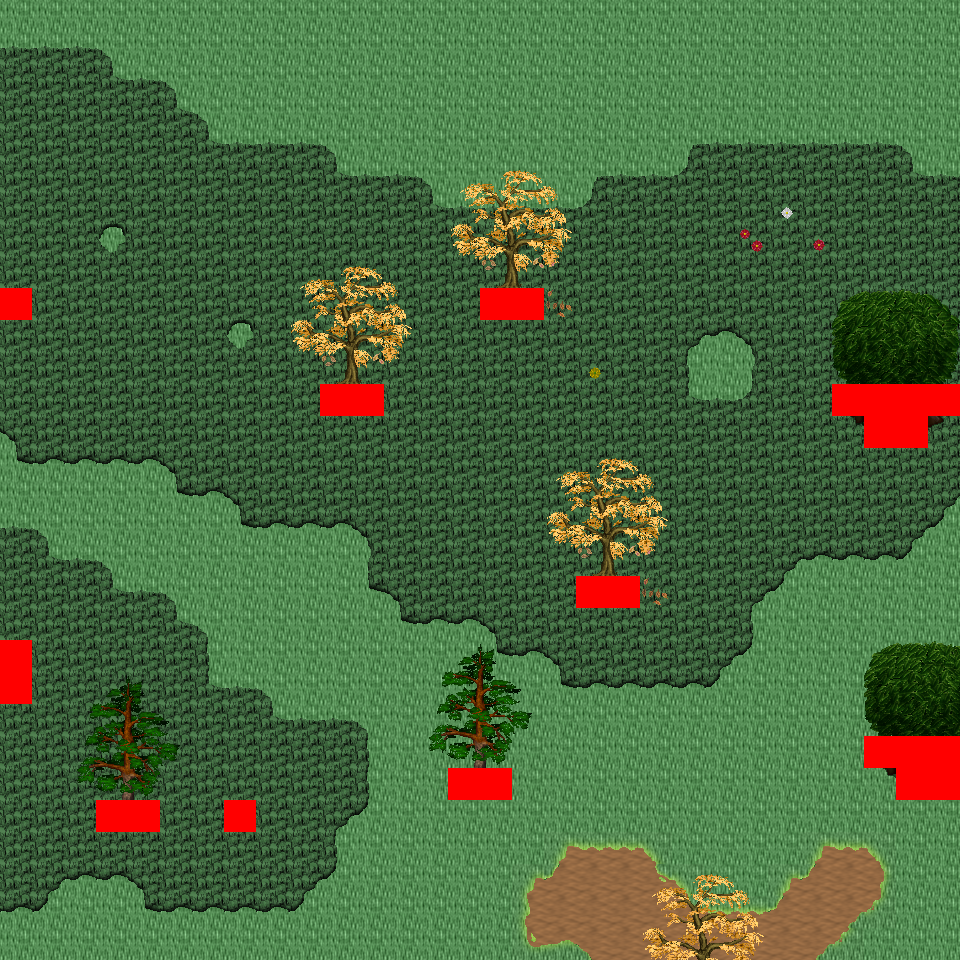

This is a level from a 2D game, rendered from its Tiled map with the project's own tilesets. A one-line summary and the map file follow, with tile-layer data summarised:
An orthogonal 30x30 tile map with 32x32 px tiles, 6 tile layers (Ground, Object, Object2, Above, ...), 18 tilesets and 7 objects (7x mapExit).

<map version="1.0" orientation="orthogonal" renderorder="right-down" width="30" height="30" tilewidth="32" tileheight="32" nextobjectid="8">
  <tileset firstgid="1" name="tileset_logic_collision" tilewidth="32" tileheight="32" tilecount="1" columns="1">
    <image source="../drawable/tileset_logic_collision.png" width="32" height="32" />
  </tileset>
  <tileset firstgid="2" name="tileset_ground_ground" tilewidth="32" tileheight="32" tilecount="33" columns="3">
    <image source="../drawable/tileset_ground_ground.png" width="96" height="352" />
  </tileset>
  <tileset firstgid="35" name="tileset_ground_grass_corners" tilewidth="32" tileheight="32" tilecount="24" columns="6">
    <image source="../drawable/tileset_ground_grass_corners.png" width="192" height="128" />
  </tileset>
  <tileset firstgid="59" name="tileset_ground_grass_edges" tilewidth="32" tileheight="32" tilecount="36" columns="12">
    <image source="../drawable/tileset_ground_grass_edges.png" width="384" height="96" />
  </tileset>
  <tileset firstgid="95" name="tileset_ground_grass_2" tilewidth="32" tileheight="32" tilecount="21" columns="3">
    <image source="../drawable/tileset_ground_grass_2.png" width="96" height="224" />
  </tileset>
  <tileset firstgid="116" name="tileset_plant_leaves" tilewidth="32" tileheight="32" tilecount="8" columns="4">
    <image source="../drawable/tileset_plant_leaves.png" width="128" height="64" />
  </tileset>
  <tileset firstgid="124" name="tileset_plant_tree_tree_darkgreen" tilewidth="32" tileheight="32" tilecount="88" columns="8">
    <image source="../drawable/tileset_plant_tree_tree_darkgreen.png" width="256" height="352" />
  </tileset>
  <tileset firstgid="212" name="tileset_plant_tree_fall_trees" tilewidth="32" tileheight="32" tilecount="40" columns="8">
    <image source="../drawable/tileset_plant_tree_fall_trees.png" width="256" height="160" />
  </tileset>
  <tileset firstgid="252" name="tileset_plant_tree_pine_tree" tilewidth="32" tileheight="32" tilecount="20" columns="4">
    <image source="../drawable/tileset_plant_tree_pine_tree.png" width="128" height="160" />
  </tileset>
  <tileset firstgid="272" name="tileset_plant_stump_hollow_logs" tilewidth="32" tileheight="32" tilecount="6" columns="3">
    <image source="../drawable/tileset_plant_stump_hollow_logs.png" width="96" height="64" />
  </tileset>
  <tileset firstgid="278" name="tileset_plant_stump_small_stump" tilewidth="32" tileheight="32" tilecount="4" columns="2">
    <image source="../drawable/tileset_plant_stump_small_stump.png" width="64" height="64" />
  </tileset>
  <tileset firstgid="282" name="tileset_plant_stump_stump_pale_purple" tilewidth="32" tileheight="32" tilecount="4" columns="2">
    <image source="../drawable/tileset_plant_stump_stump_pale_purple.png" width="64" height="64" />
  </tileset>
  <tileset firstgid="286" name="tileset_plant_flower_daisy_blue" tilewidth="32" tileheight="32" tilecount="8" columns="2">
    <image source="../drawable/tileset_plant_flower_daisy_blue.png" width="64" height="128" />
  </tileset>
  <tileset firstgid="294" name="tileset_plant_flower_daisy_red" tilewidth="32" tileheight="32" tilecount="8" columns="2">
    <image source="../drawable/tileset_plant_flower_daisy_red.png" width="64" height="128" />
  </tileset>
  <tileset firstgid="302" name="tileset_plant_flower_daisy_white" tilewidth="32" tileheight="32" tilecount="8" columns="2">
    <image source="../drawable/tileset_plant_flower_daisy_white.png" width="64" height="128" />
  </tileset>
  <tileset firstgid="310" name="tileset_plant_flower_daisy_yellow" tilewidth="32" tileheight="32" tilecount="8" columns="2">
    <image source="../drawable/tileset_plant_flower_daisy_yellow.png" width="64" height="128" />
  </tileset>
  <tileset firstgid="318" name="tileset_logic_creature_ent" tilewidth="32" tileheight="32" tilecount="4" columns="4">
    <image source="../drawable/tileset_logic_creature_ent.png" width="128" height="32" />
  </tileset>
  <tileset firstgid="322" name="tileset_logic_creature_animal" tilewidth="32" tileheight="32" tilecount="32" columns="8">
    <image source="../drawable/tileset_logic_creature_animal.png" width="256" height="128" />
  </tileset>
  <layer name="Ground" width="30" height="30">
    <data>[900 cells, 900 non-empty, 3 distinct tile ids]</data>
  </layer>
  <layer name="Object" width="30" height="30">
    <data>[900 cells, 188 non-empty, 46 distinct tile ids]</data>
  </layer>
  <layer name="Object2" width="30" height="30">
    <data>[900 cells, 16 non-empty, 6 distinct tile ids]</data>
  </layer>
  <layer name="Above" width="30" height="30">
    <data>[900 cells, 113 non-empty, 44 distinct tile ids]</data>
  </layer>
  <layer name="Above2" width="30" height="30">
    <data>[900 cells, 0 non-empty, 0 distinct tile ids]</data>
  </layer>
  <layer name="Walkable" width="30" height="30">
    <data>[900 cells, 25 non-empty, 1 distinct tile ids]</data>
  </layer>
  <objectgroup name="MapEvents">
    <object id="1" name="south" type="mapExit" x="0" y="928" width="960" height="32">
      <properties>
        <property name="map" value="level_0_x19_y26" />
        <property name="x" value="0" />
        <property name="y" value="1" />
      </properties>
    </object>
    <object id="2" name="west" type="mapExit" x="0" y="0" width="32" height="288">
      <properties>
        <property name="map" value="level_0_x18_y25" />
        <property name="x" value="28" />
        <property name="y" value="0" />
      </properties>
    </object>
    <object id="3" name="west2" type="mapExit" x="0" y="320" width="32" height="320">
      <properties>
        <property name="map" value="level_0_x18_y25" />
        <property name="x" value="28" />
        <property name="y" value="10" />
      </properties>
    </object>
    <object id="4" name="west3" type="mapExit" x="0" y="704" width="32" height="256">
      <properties>
        <property name="map" value="level_0_x18_y25" />
        <property name="x" value="28" />
        <property name="y" value="22" />
      </properties>
    </object>
    <object id="5" name="east" type="mapExit" x="928" y="0" width="32" height="384">
      <properties>
        <property name="map" value="level_0_x20_y25" />
        <property name="x" value="1" />
        <property name="y" value="0" />
      </properties>
    </object>
    <object id="6" name="east2" type="mapExit" x="928" y="416" width="32" height="320">
      <properties>
        <property name="map" value="level_0_x20_y25" />
        <property name="x" value="1" />
        <property name="y" value="13" />
      </properties>
    </object>
    <object id="7" name="east3" type="mapExit" x="928" y="800" width="32" height="160">
      <properties>
        <property name="map" value="level_0_x20_y25" />
        <property name="x" value="1" />
        <property name="y" value="25" />
      </properties>
    </object>
  </objectgroup>
</map>
